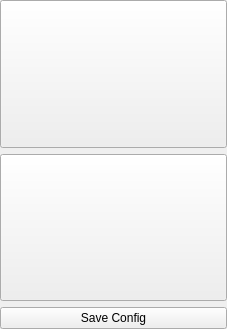
<?xml version="1.0" encoding="UTF-8"?>
<ui version="4.0">
 <class>ApplicationControlToolbar</class>
 <widget class="QWidget" name="ApplicationControlToolbar">
  <property name="geometry">
   <rect>
    <x>0</x>
    <y>0</y>
    <width>227</width>
    <height>329</height>
   </rect>
  </property>
  <property name="windowTitle">
   <string>App Ctrl</string>
  </property>
  <layout class="QVBoxLayout" name="verticalLayout">
   <property name="leftMargin">
    <number>0</number>
   </property>
   <property name="topMargin">
    <number>0</number>
   </property>
   <property name="rightMargin">
    <number>0</number>
   </property>
   <property name="bottomMargin">
    <number>0</number>
   </property>
   <item>
    <widget class="QPushButton" name="pbFullscreen">
     <property name="sizePolicy">
      <sizepolicy hsizetype="MinimumExpanding" vsizetype="MinimumExpanding">
       <horstretch>0</horstretch>
       <verstretch>0</verstretch>
      </sizepolicy>
     </property>
     <property name="text">
      <string/>
     </property>
     <property name="icon">
      <iconset theme="user-desktop">
       <normaloff>.</normaloff>.</iconset>
     </property>
     <property name="iconSize">
      <size>
       <width>48</width>
       <height>48</height>
      </size>
     </property>
     <property name="autoRepeat">
      <bool>false</bool>
     </property>
     <property name="default">
      <bool>false</bool>
     </property>
     <property name="flat">
      <bool>false</bool>
     </property>
    </widget>
   </item>
   <item>
    <widget class="QPushButton" name="pbClose">
     <property name="sizePolicy">
      <sizepolicy hsizetype="MinimumExpanding" vsizetype="MinimumExpanding">
       <horstretch>0</horstretch>
       <verstretch>0</verstretch>
      </sizepolicy>
     </property>
     <property name="text">
      <string/>
     </property>
     <property name="icon">
      <iconset theme="application-exit">
       <normaloff>.</normaloff>.</iconset>
     </property>
     <property name="iconSize">
      <size>
       <width>48</width>
       <height>48</height>
      </size>
     </property>
    </widget>
   </item>
   <item>
    <widget class="QPushButton" name="pbSaveConfig">
     <property name="sizePolicy">
      <sizepolicy hsizetype="Expanding" vsizetype="Minimum">
       <horstretch>0</horstretch>
       <verstretch>0</verstretch>
      </sizepolicy>
     </property>
     <property name="text">
      <string>Save Config</string>
     </property>
     <property name="icon">
      <iconset theme="document-save"/>
     </property>
    </widget>
   </item>
  </layout>
 </widget>
 <resources/>
 <connections/>
</ui>
